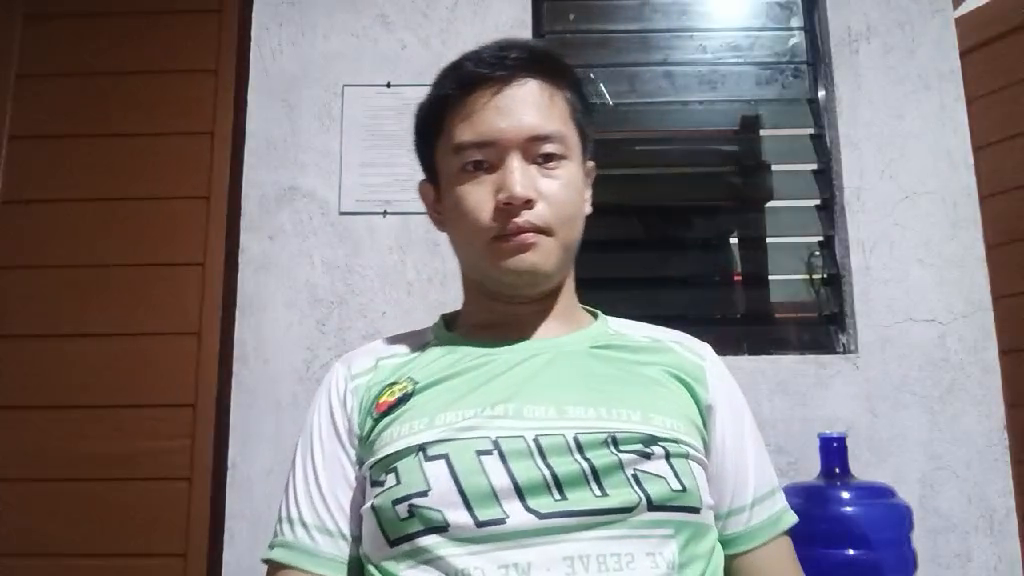
#> input picture frame 29 of assets/personalvid.mp4, 1024 x 576 px, given in place of the camera
$ python main.py
#> lines starting #> are read from the running program, lines starting #| are printed output that depends on the picture
### src/input_source.py
"""
input_source.py - Opens and validates the input: a still image, a video file,
or a live webcam. Every problem raises a SourceError with a friendly message.
"""

import os

import cv2
import numpy as np

IMAGE_EXTENSIONS = {".jpg", ".jpeg", ".png", ".bmp", ".webp"}
VIDEO_EXTENSIONS = {".mp4", ".avi", ".mov", ".mkv", ".wmv"}


class SourceError(Exception):
    """Raised when the input cannot be opened (missing file, no webcam, ...)."""


class FrameSource:
    """A small wrapper so the main loop can treat all inputs the same way."""

    def __init__(self, kind, label, capture=None, image=None, fps=30.0):
        self.kind = kind          # "image", "video" or "webcam"
        self.label = label        # text shown in the panel
        self.fps = fps            # playback speed hint (used for video files)
        self._capture = capture
        self._image = image

    @property
    def is_static(self):
        """True for a still image (there is no motion to detect)."""
        return self.kind == "image"

    def read(self):
        """Return (success, frame). A still image returns the same picture each time."""
        if self.kind == "image":
            return True, self._image.copy()
        ok, frame = self._capture.read()
        return ok, frame

    # [5 lines left out: function rewind, not called in this run]

    def release(self):
        """Free the camera / video file."""
        if self._capture is not None:
            self._capture.release()
            self._capture = None


# [10 lines left out: function _read_image_file, not called in this run]


def _open_webcam(index):
    """Try to open webcam number `index`; return a FrameSource."""
    # On Windows the DirectShow backend (CAP_DSHOW) is usually the most reliable one.
    backends = [cv2.CAP_DSHOW, cv2.CAP_ANY] if os.name == "nt" else [cv2.CAP_ANY]
    for backend in backends:
        capture = cv2.VideoCapture(index, backend)
        if capture.isOpened():
            capture.set(cv2.CAP_PROP_FRAME_WIDTH, 640)
            capture.set(cv2.CAP_PROP_FRAME_HEIGHT, 480)
            ok, _ = capture.read()          # make sure it can really deliver frames
            if ok:
                return FrameSource("webcam", f"webcam {index}", capture=capture)
        capture.release()
    raise SourceError(
        f"Could not open webcam {index}. Check that a camera is connected, that no other "
        "app (Zoom, Teams, Camera) is using it, and that Windows camera privacy settings "
        "allow desktop apps. You can also try --source 1, or test with "
        "--source assets/sample_video.mp4"
    )


def open_source(spec):
    """
    Open the input described by `spec`:
      "0", "1", ... or "webcam"  -> live webcam
      path to an image           -> still image
      path to a video            -> recorded video
    """
    spec = str(spec).strip().strip('"').strip("'")

    if spec.lower() == "webcam":
        spec = "0"
    if spec.isdigit():
        return _open_webcam(int(spec))

    path = os.path.expanduser(spec)
    if not os.path.isfile(path):
        raise SourceError(
            f"File not found: '{path}'. Check the spelling and the folder. "
            "Run the program from the project folder, or give the full path."
        )

    extension = os.path.splitext(path)[1].lower()
    if extension in IMAGE_EXTENSIONS:
        return FrameSource("image", os.path.basename(path), image=_read_image_file(path))

    if extension in VIDEO_EXTENSIONS:
        capture = cv2.VideoCapture(path)
        if not capture.isOpened():
            raise SourceError(f"OpenCV could not open the video '{path}'.")
        fps = capture.get(cv2.CAP_PROP_FPS)
        if not fps or fps != fps or fps < 1:   # 0 or NaN means "unknown"
            fps = 30.0
        return FrameSource("video", os.path.basename(path), capture=capture, fps=fps)

    raise SourceError(
        f"Unsupported file type '{extension}'. Use one of: "
        f"{', '.join(sorted(IMAGE_EXTENSIONS | VIDEO_EXTENSIONS))}"
    )

### src/processing.py
"""
processing.py - The computer vision techniques used by VisionWatch.

1. Image Operations ........ resize, Gaussian blur, colour conversion, morphology
2. Image Segmentation ...... HSV colour thresholding -> mask -> contours
3. Motion Detection ........ MOG2 background subtraction (+ tracker.py for tracking)
4. Haar Cascade ............ frontal face detection
5. Image Analysis .......... area, centroid and shape of every segmented object
"""

import math
import os
from dataclasses import dataclass, field

import cv2
import numpy as np

import config

PROJECT_ROOT = os.path.dirname(os.path.dirname(os.path.abspath(__file__)))


# ======================================================================
# 1. IMAGE OPERATIONS
# ======================================================================
@dataclass
class Preprocessed:
    """The different versions of one frame that later steps need."""
    resized: np.ndarray   # BGR frame at display size
    blurred: np.ndarray   # smoothed BGR frame (less noise)
    hsv: np.ndarray       # HSV version used for colour segmentation
    gray_eq: np.ndarray   # equalised grayscale version used for Haar faces


def resize_to_fit(frame):
    """Resize the frame so it fits inside FRAME_WIDTH x MAX_FRAME_HEIGHT (keeps aspect ratio)."""
    height, width = frame.shape[:2]
    scale = min(config.FRAME_WIDTH / width, config.MAX_FRAME_HEIGHT / height)
    new_size = (max(1, int(width * scale)), max(1, int(height * scale)))
    return cv2.resize(frame, new_size, interpolation=cv2.INTER_AREA)


def preprocess(frame):
    """Resize, blur and convert one frame into the colour spaces we need."""
    resized = resize_to_fit(frame)
    blurred = cv2.GaussianBlur(resized, config.BLUR_KERNEL, 0)   # removes small noise
    hsv = cv2.cvtColor(blurred, cv2.COLOR_BGR2HSV)               # colour is easier in HSV
    gray = cv2.cvtColor(resized, cv2.COLOR_BGR2GRAY)
    gray_eq = cv2.equalizeHist(gray)                             # evens out brightness
    return Preprocessed(resized, blurred, hsv, gray_eq)


# [19 lines left out: functions clean_mask, segment_color, not called in this run]


# ======================================================================
# 5. IMAGE ANALYSIS (contours, centroid, area, shape)
# ======================================================================
@dataclass
class DetectedObject:
    contour: np.ndarray
    bbox: tuple        # (x, y, w, h)
    centroid: tuple    # (cx, cy)
    area: float
    shape: str


# [39 lines left out: functions classify_shape, find_objects, not called in this run]


# ======================================================================
# 3. MOTION DETECTION (background subtraction)
# ======================================================================
@dataclass
class MotionResult:
    mask: np.ndarray                       # white = pixels that moved
    boxes: list = field(default_factory=list)   # bounding boxes of big moving blobs
    percent: float = 0.0                   # % of the frame that is moving
    ready: bool = False                    # False while the background is still being learned

    @property
    def detected(self):
        return self.ready and len(self.boxes) > 0


class MotionDetector:
    """Learns the static background and reports anything that moves in front of it."""

    def __init__(self):
        self.subtractor = cv2.createBackgroundSubtractorMOG2(
            history=config.MOTION_HISTORY,
            varThreshold=config.MOTION_VAR_THRESHOLD,
            detectShadows=True,          # shadows are marked gray (127) so we can drop them
        )
        self.kernel = cv2.getStructuringElement(cv2.MORPH_ELLIPSE, (5, 5))
        self.frames_seen = 0

    def apply(self, blurred_frame):
        """Feed one frame; get back a MotionResult."""
        foreground = self.subtractor.apply(blurred_frame)
        self.frames_seen += 1

        # Keep only definite foreground (255) and drop shadows (127).
        _, mask = cv2.threshold(foreground, 200, 255, cv2.THRESH_BINARY)
        mask = cv2.morphologyEx(mask, cv2.MORPH_OPEN, self.kernel)     # remove specks
        mask = cv2.dilate(mask, self.kernel, iterations=2)             # join nearby parts

        ready = self.frames_seen > config.MOTION_WARMUP_FRAMES
        result = MotionResult(mask=mask, ready=ready)
        if not ready:
            return result            # still learning: do not report any motion yet

        contours, _ = cv2.findContours(mask, cv2.RETR_EXTERNAL, cv2.CHAIN_APPROX_SIMPLE)
        for contour in contours:
            if cv2.contourArea(contour) >= config.MOTION_MIN_AREA:
                result.boxes.append(cv2.boundingRect(contour))
        result.percent = 100.0 * cv2.countNonZero(mask) / mask.size
        return result


# ======================================================================
# 4. HAAR CASCADE FACE DETECTION
# ======================================================================
def load_face_cascade():
    """
    Load the Haar cascade XML file. Looks first in assets/ (copy included in the
    repository), then in OpenCV's own data folder. Returns None if it is not found.
    """
    candidates = [
        os.path.join(PROJECT_ROOT, "assets", config.CASCADE_FILENAME),
        os.path.join(cv2.data.haarcascades, config.CASCADE_FILENAME),
    ]
    for path in candidates:
        if os.path.isfile(path):
            cascade = cv2.CascadeClassifier(path)
            if not cascade.empty():
                return cascade
    return None


def detect_faces(cascade, gray_eq):
    """Return a list of face boxes (x, y, w, h) found in an equalised gray image."""
    faces = cascade.detectMultiScale(
        gray_eq,
        scaleFactor=config.FACE_SCALE_FACTOR,
        minNeighbors=config.FACE_MIN_NEIGHBORS,
        minSize=config.FACE_MIN_SIZE,
    )
    return [tuple(int(v) for v in face) for face in faces]

### src/display.py
"""
display.py - Everything that is DRAWN on screen: boxes, contours, trails,
banners, and the information panel on the right side of the window.
"""

from dataclasses import dataclass, field

import cv2
import numpy as np

import config

FONT = cv2.FONT_HERSHEY_SIMPLEX
WHITE = (255, 255, 255)
GREY = (170, 170, 170)
GREEN = (90, 220, 90)
YELLOW = (0, 215, 255)
RED = (70, 70, 255)
ORANGE = (0, 140, 255)
PANEL_BG = (38, 30, 28)


def put_text(image, text, origin, scale=0.5, color=WHITE, thickness=1):
    """Shortcut for cv2.putText with anti-aliasing."""
    cv2.putText(image, text, origin, FONT, scale, color, thickness, cv2.LINE_AA)


def put_label(image, text, origin, color, scale=0.5):
    """Text with a filled background so it stays readable on any picture."""
    (w, h), baseline = cv2.getTextSize(text, FONT, scale, 1)
    x, y = origin
    y = max(y, h + 4)                                    # keep inside the image
    cv2.rectangle(image, (x, y - h - 4), (x + w + 6, y + baseline - 2), color, -1)
    put_text(image, text, (x + 3, y - 3), scale, (0, 0, 0), 1)


# ----------------------------------------------------------------------
# Overlays drawn on the video frame
# ----------------------------------------------------------------------
# [20 lines left out: functions draw_objects, draw_motion, not called in this run]


def draw_faces(canvas, faces):
    """Green boxes around detected faces."""
    for x, y, w, h in faces:
        cv2.rectangle(canvas, (x, y), (x + w, y + h), GREEN, 2)
        put_label(canvas, "face", (x, y - 2), GREEN)


def draw_banner(canvas, text, color):
    """A big status message in the top-left corner of the video."""
    put_label(canvas, text, (8, 28), color, scale=0.7)


# [10 lines left out: function draw_mask_preview, not called in this run]


# ----------------------------------------------------------------------
# Information panel
# ----------------------------------------------------------------------
@dataclass
class PanelInfo:
    """All the values the panel shows. Filled in by main.py every frame."""
    status: str = "RUNNING"
    source_label: str = ""
    fps: float = 0.0
    motion_text: str = ""
    motion_color: tuple = GREY
    face_text: str = ""
    face_color: tuple = GREY
    color_text: str = ""
    color_color: tuple = GREY
    object_lines: list = field(default_factory=list)


HELP_LINES = [
    "SPACE  pause / resume",
    "Q/ESC  quit",
    "M F  toggle motion/faces",
    "V      toggle mask preview",
    "S      save screenshot",
]


def build_panel(height, info):
    """Create the right-hand information panel as an image."""
    panel = np.full((height, config.PANEL_WIDTH, 3), PANEL_BG, dtype=np.uint8)
    put_text(panel, "VisionWatch", (14, 36), 0.9, WHITE, 2)
    put_text(panel, "Smart Desk Monitor", (14, 58), 0.5, GREY)
    cv2.line(panel, (14, 70), (config.PANEL_WIDTH - 14, 70), GREY, 1)

    status_color = GREEN if info.status == "RUNNING" else YELLOW
    put_text(panel, f"STATUS: {info.status}", (14, 94), 0.55, status_color, 2)
    put_text(panel, f"Source: {info.source_label[:26]}", (14, 116), 0.45, WHITE)
    put_text(panel, f"FPS: {info.fps:.1f}", (14, 136), 0.45, WHITE)

    put_text(panel, "DETECTIONS", (14, 168), 0.5, GREY, 1)
    put_text(panel, info.motion_text, (14, 192), 0.5, info.motion_color)
    put_text(panel, info.face_text, (14, 214), 0.5, info.face_color)
    put_text(panel, info.color_text, (14, 236), 0.5, info.color_color)

    y = 258
    for line in info.object_lines[:3]:
        put_text(panel, line[:38], (22, y), 0.4, WHITE)
        y += 17
    if len(info.object_lines) > 3:
        put_text(panel, f"+ {len(info.object_lines) - 3} more", (22, y), 0.4, GREY)

    y = height - 150
    put_text(panel, "CONTROLS", (14, y), 0.5, GREY, 1)
    for line in HELP_LINES:
        y += 18
        put_text(panel, line, (14, y), 0.42, WHITE)
    return panel


def compose_window(frame, info):
    """Put the video frame and the panel side by side into one image."""
    height = max(frame.shape[0], config.PANEL_MIN_HEIGHT)
    if frame.shape[0] < height:                       # pad short frames with black
        frame = cv2.copyMakeBorder(frame, 0, height - frame.shape[0], 0, 0,
                                   cv2.BORDER_CONSTANT, value=(0, 0, 0))
    return np.hstack([frame, build_panel(height, info)])

### src/main.py
"""
VisionWatch - Smart Desk Monitor
A beginner-friendly computer vision application built with Python and OpenCV.

Techniques: Image Operations, Motion and Object Tracking (background subtraction),
Haar Cascade face detection.

Run examples (from the project folder):
    python src/main.py                                   (live webcam 0)
    python src/main.py --source assets/sample_video.mp4  (recorded video)
    python src/main.py --source assets/sample_shapes.jpg (still image)
"""

import argparse
import os
import sys
import time
from dataclasses import dataclass, field
from datetime import datetime

import cv2
import numpy as np

import config
import display
from input_source import SourceError, open_source
from processing import (MotionDetector, MotionResult, PROJECT_ROOT, detect_faces,
                        load_face_cascade, preprocess)
from tracker import CentroidTracker

SCREENSHOT_DIR = os.path.join(PROJECT_ROOT, "screenshots")


@dataclass
class AppState:
    """What the user can switch on/off while the program runs."""
    paused: bool = False
    show_motion: bool = True
    show_faces: bool = True
    show_mask: bool = True


@dataclass
class Context:
    """Objects that must live for the whole run (models, trackers, cache)."""
    cascade: object = None
    motion: MotionDetector = field(default_factory=MotionDetector)
    last_motion: MotionResult = None


# ----------------------------------------------------------------------
# Core: run all enabled techniques on one frame and draw the results
# ----------------------------------------------------------------------
def analyze_frame(frame, state, ctx, source, update_motion=True):
    """Returns (annotated_frame, PanelInfo)."""
    prep = preprocess(frame)                       # Image Operations
    canvas = prep.resized.copy()
    info = display.PanelInfo(status="PAUSED" if state.paused else "RUNNING",
                             source_label=source.label)

    # ---- Motion detection ----
    if source.is_static:
        info.motion_text = "Motion: n/a (still image)"
    elif not state.show_motion:
        info.motion_text = "Motion: OFF"
    else:
        if update_motion or ctx.last_motion is None:
            ctx.last_motion = ctx.motion.apply(prep.blurred)
        motion = ctx.last_motion
        if not motion.ready:
            info.motion_text = "Motion: learning background..."
            info.motion_color = display.YELLOW
        elif motion.detected:
            info.motion_text = f"Motion: DETECTED ({motion.percent:.1f}%)"
            info.motion_color = display.ORANGE
            display.draw_motion(canvas, motion.boxes)
            display.draw_banner(canvas, "MOTION DETECTED", display.ORANGE)
        else:
            info.motion_text = "Motion: none"
            info.motion_color = display.GREEN

    # ---- Haar cascade faces ----
    if not state.show_faces:
        info.face_text = "Faces: OFF"
    elif ctx.cascade is None:
        info.face_text = "Faces: cascade file missing"
        info.face_color = display.RED
    else:
        faces = detect_faces(ctx.cascade, prep.gray_eq)
        display.draw_faces(canvas, faces)
        info.face_text = f"Faces: {len(faces)}"
        info.face_color = display.GREEN if faces else display.GREY

    if state.paused:
        display.draw_banner(canvas, "PAUSED", display.YELLOW)
    return canvas, info


# ----------------------------------------------------------------------
# Small helpers
# ----------------------------------------------------------------------
# [10 lines left out: function save_image, not called in this run]


def handle_key(key, state, ctx, window_image):
    """Change the program state according to a key press. Returns False to quit."""
    if key in (ord("q"), 27):                         # Q or ESC
        return False
    if key == ord(" "):
        state.paused = not state.paused
    elif key == ord("m"):
        state.show_motion = not state.show_motion
        if state.show_motion:
            ctx.motion = MotionDetector()             # relearn the background
            ctx.last_motion = None
    elif key == ord("f"):
        state.show_faces = not state.show_faces
    elif key == ord("v"):
        state.show_mask = not state.show_mask
    elif key == ord("s"):
        name = datetime.now().strftime("screenshot_%Y%m%d_%H%M%S.png")
        path = os.path.join(SCREENSHOT_DIR, name)
        print(f"Screenshot saved: {path}" if save_image(path, window_image)
              else "Could not save the screenshot.")
    return True


def parse_args():
    parser = argparse.ArgumentParser(
        description="VisionWatch - motion detection and face detection.")
    parser.add_argument("--source", default="0",
                        help="webcam number (0, 1, ...), or a path to an image or video. "
                             "Default: 0 (first webcam)")
    parser.add_argument("--loop", action="store_true", help="repeat a video file forever")
    parser.add_argument("--no-faces", action="store_true", help="start with face detection off")
    parser.add_argument("--headless", action="store_true",
                        help="no window: process frames and print results (for testing)")
    parser.add_argument("--max-frames", type=int, default=None,
                        help="stop after this many frames (mainly for --headless)")
    parser.add_argument("--save-output", default=None,
                        help="save the last window image to this file when finished")
    return parser.parse_args()


# ----------------------------------------------------------------------
# Main loop
# ----------------------------------------------------------------------
def run(args):
    try:
        source = open_source(args.source)
    except SourceError as error:
        print(f"ERROR: {error}")
        return 1

    state = AppState(show_faces=not args.no_faces)
    ctx = Context(cascade=load_face_cascade())
    if ctx.cascade is None:
        print("WARNING: Haar cascade file not found - face detection is disabled.")
        state.show_faces = False

    max_frames = args.max_frames
    if args.headless and max_frames is None:           # avoid endless headless runs
        max_frames = 1 if source.is_static else (100 if source.kind == "webcam" else None)

    print(f"Input: {source.label} ({source.kind}). Press Q or ESC in the window to quit.")
    frame, window_image = None, None
    frame_count, fps, last_time = 0, 0.0, time.perf_counter()
    exit_code = 0

    try:
        while True:
            loop_start = time.perf_counter()

            # --- get the next frame (not while paused) ---
            if not state.paused or frame is None:
                ok, new_frame = source.read()
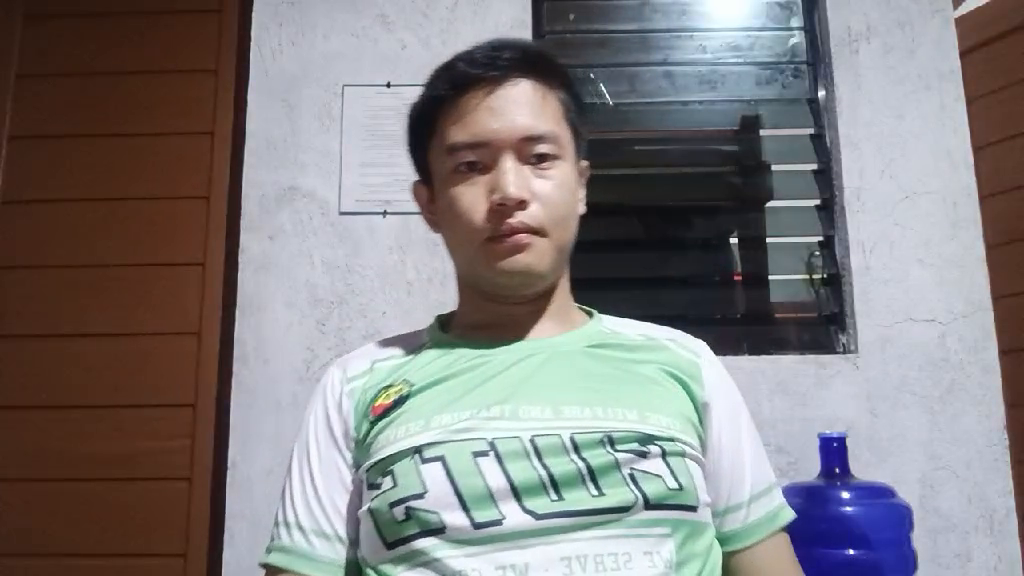
#> input picture frame 30 of assets/personalvid.mp4, 1024 x 576 px, given in place of the camera
#> in read, frame is the input picture: shape (576, 1024, 3); mean B, G, R 127.6, 126.4, 129.9
                if not ok or new_frame is None:
                    if source.kind == "video" and args.loop and source.rewind():
                        continue
                    if frame_count == 0:
                        print("ERROR: The input did not deliver any frames.")
                        exit_code = 1
                    else:
                        print("End of input.")
                    break
                frame = new_frame
                if not state.paused:
                    frame_count += 1

            # --- process and draw ---
            canvas, info = analyze_frame(frame, state, ctx, source,
                                         update_motion=not state.paused)
#> in preprocess, `gray = cv2.cvtColor(resized, cv2.COLOR_BGR2GRAY)`:
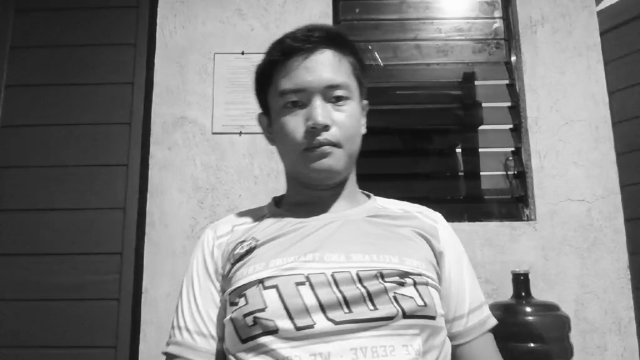
#> gray: shape (360, 640); min 12, max 253, mean 127.6
#> in preprocess, `gray_eq = cv2.equalizeHist(gray)`:
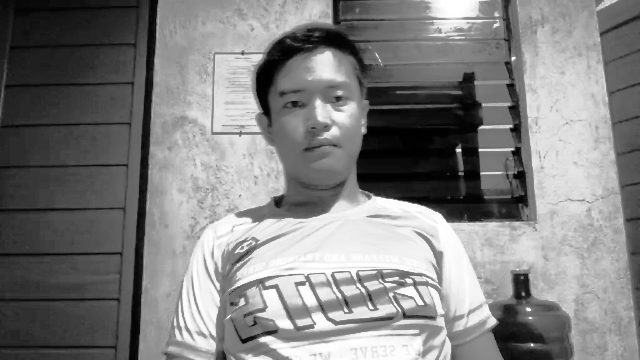
#> gray_eq: shape (360, 640); min 0, max 255, mean 128.5
#> (the rest of the program and of its run is left out)
